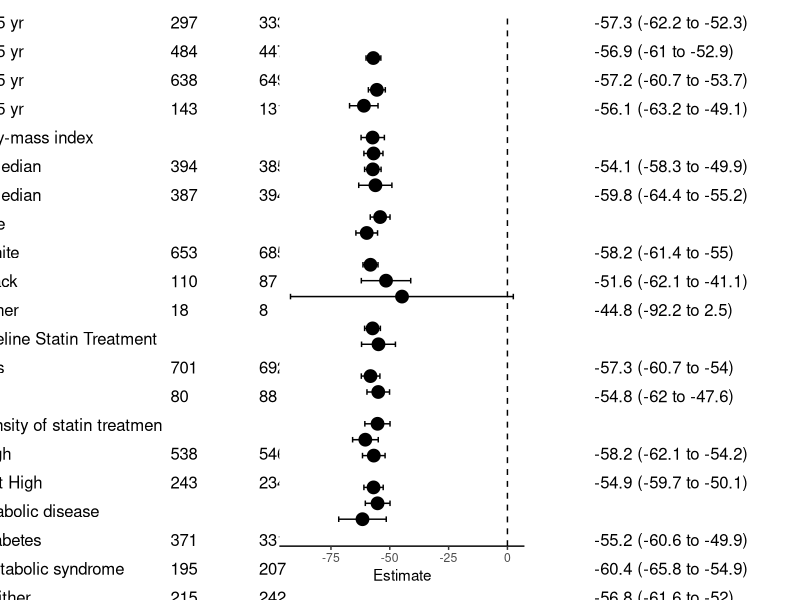

Generate this figure with R:
library(gridExtra)
library(tidyverse)
library(patchwork)

data <- readxl::read_excel(here::here("figure_data.xlsx"))

# format a copy of the data as character for the tables
tdata <- data %>% mutate_all(as.character)

tdata[is.na(tdata)] <- " "

tdata$`Estimate (95% CI)` <- ifelse(tdata$Placebo == " ", " ", 
                         paste0(tdata$Estimate, 
                         " (", tdata$`CI low`, 
                         " to ", tdata$`CI high`, ")"))

tdata$Subgroup <- ifelse(tdata$Placebo == " ", 
                         tdata$Subgroup,
                         paste0("  ", tdata$Subgroup))

# add a blank row at the top of the graph data
gdata <- add_row(data, .before = 1)
gdata$row_num <- nrow(gdata):1


center <- ggplot(data = gdata, aes(y = row_num, x = Estimate)) +
  geom_point(size = 4) +
  geom_errorbarh(aes(y = row_num, xmin = `CI low`, xmax = `CI high`), height = .35) +
  theme_classic() +
  theme(axis.title.y = element_blank(),
        axis.text.y = element_blank(),
        axis.ticks.y = element_blank(),
        axis.line.y = element_blank()) +
  geom_vline(xintercept = 0, linetype = "dashed")
  
# custom theme to prevent centering of text

theme_1 <- ttheme_minimal(core = list(fg_params = list(hjust = 0, 
                                                       x = 0.1)),
                          colhead = list(fg_params = list(hjust = 0,
                                                          x = 0.1)))


#combine the two

final <- wrap_elements(tableGrob(tdata[,1:3], theme = theme_1, rows = NULL)) +
  center + 
  wrap_elements(tableGrob(tdata[, 7], theme = theme_1, rows = NULL))

final
